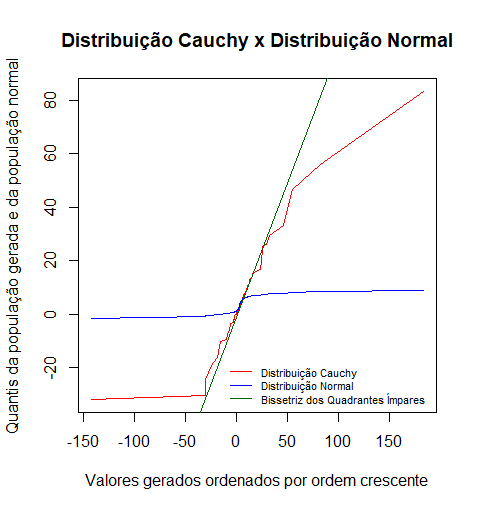

This chart was generated by the following R code:
set.seed(1657) #set seed
n <- 194

# Calculate the probabilities i/(n+1), i = 1,...,n
prob <- 1:n
for(i in 1:n){
  prob[i] <- i / (n+1)
}

#Generate the sample and sort the values
amostra <- rcauchy(n,3.2,1.2)
amostra <- sort(amostra)

quantileCauchy <- quantile(amostra,prob)
quantileNormal <- qnorm(prob, mean = 3.8, sd = sqrt(4))

#Creating the graphic-------------------------------------------------------#
#Line relating amostra and quantileCauchy                                   #
plot(amostra, quantileCauchy, type = "l", col = "red",                      #
     xlab = "Valores gerados ordenados por ordem crescente",                # 
     ylab = "Quantis da população gerada e da população normal",            #
     main = "Distribuição Cauchy x Distribuição Normal")                    #
#Line relating amostra and quantileNormal                                   #
lines(amostra,quantileNormal, col = "blue")                                 #
#Line that represents the odd quadrant bistroz                              # 
lines(c(-2000,2000),c(-2000,2000), col = "darkgreen")                       #
#Add legend                                                                 #
legend("bottomright", legend = c("Distribuição Cauchy",                     #  
                             "Distribuição Normal",                         #
                             "Bissetriz dos Quadrantes Ímpares"),           #
       col = c("red", "blue", "darkgreen"), lty = 1, cex = 0.7, bty = "n")  #
#---------------------------------------------------------------------------#
